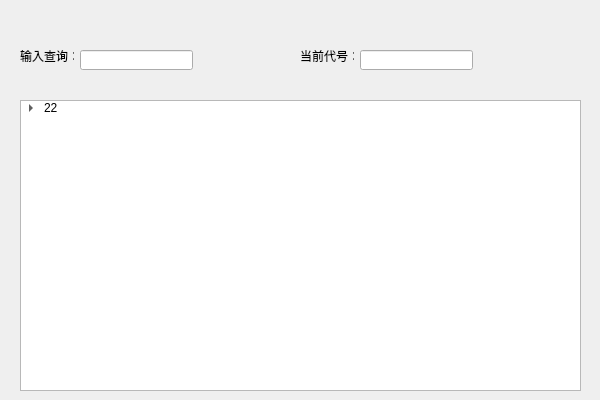
<?xml version="1.0" encoding="UTF-8"?>
<ui version="4.0">
 <class>QueryCodeClass</class>
 <widget class="QWidget" name="QueryCodeClass">
  <property name="geometry">
   <rect>
    <x>0</x>
    <y>0</y>
    <width>600</width>
    <height>400</height>
   </rect>
  </property>
  <property name="windowTitle">
   <string>QueryCode</string>
  </property>
  <widget class="QTreeWidget" name="treeWidget">
   <property name="geometry">
    <rect>
     <x>20</x>
     <y>100</y>
     <width>561</width>
     <height>291</height>
    </rect>
   </property>
   <attribute name="headerVisible">
    <bool>false</bool>
   </attribute>
   <attribute name="headerStretchLastSection">
    <bool>true</bool>
   </attribute>
   <column>
    <property name="text">
     <string>1</string>
    </property>
   </column>
   <item>
    <property name="text">
     <string>22</string>
    </property>
    <item>
     <property name="text">
      <string>2</string>
     </property>
     <item>
      <property name="text">
       <string>3</string>
      </property>
      <item>
       <property name="text">
        <string>31</string>
       </property>
      </item>
      <item>
       <property name="text">
        <string>32</string>
       </property>
      </item>
     </item>
     <item>
      <property name="text">
       <string>4</string>
      </property>
     </item>
     <item>
      <property name="text">
       <string>5</string>
      </property>
     </item>
     <item>
      <property name="text">
       <string>6</string>
      </property>
     </item>
     <item>
      <property name="text">
       <string>33</string>
      </property>
     </item>
    </item>
    <item>
     <property name="text">
      <string>3</string>
     </property>
    </item>
   </item>
  </widget>
  <widget class="QLineEdit" name="lineEdit">
   <property name="geometry">
    <rect>
     <x>80</x>
     <y>50</y>
     <width>113</width>
     <height>20</height>
    </rect>
   </property>
  </widget>
  <widget class="QLabel" name="label">
   <property name="geometry">
    <rect>
     <x>300</x>
     <y>50</y>
     <width>54</width>
     <height>12</height>
    </rect>
   </property>
   <property name="text">
    <string>当前代号：</string>
   </property>
  </widget>
  <widget class="QLineEdit" name="lineEdit_Code">
   <property name="enabled">
    <bool>true</bool>
   </property>
   <property name="geometry">
    <rect>
     <x>360</x>
     <y>50</y>
     <width>113</width>
     <height>20</height>
    </rect>
   </property>
  </widget>
  <widget class="QLabel" name="label_2">
   <property name="geometry">
    <rect>
     <x>20</x>
     <y>50</y>
     <width>54</width>
     <height>12</height>
    </rect>
   </property>
   <property name="text">
    <string>输入查询：</string>
   </property>
  </widget>
 </widget>
 <layoutdefault spacing="6" margin="11"/>
 <resources>
  <include location="querycode.qrc"/>
 </resources>
 <connections/>
</ui>
